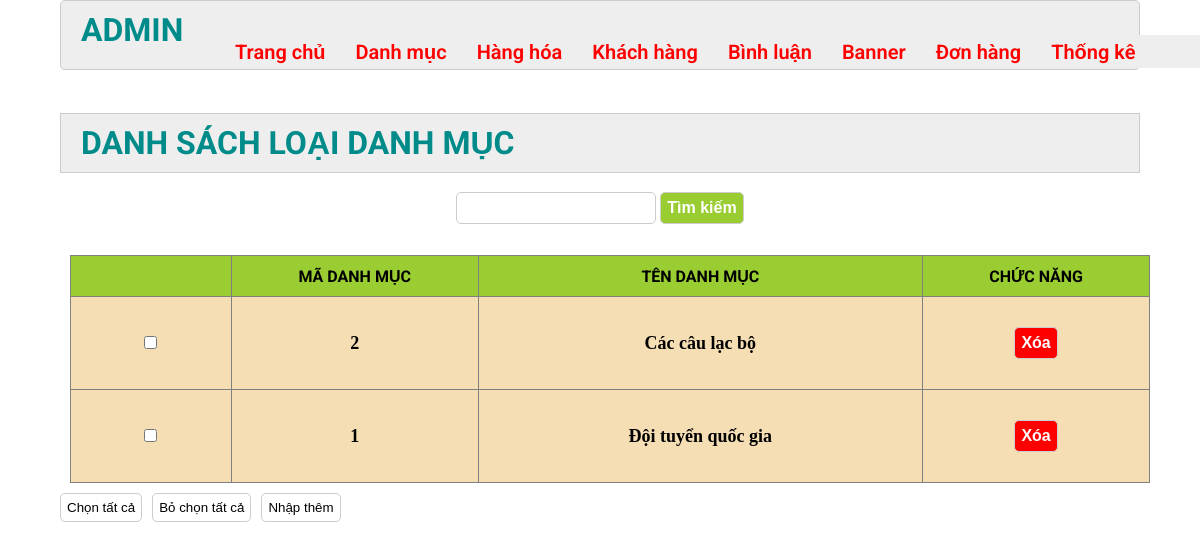
The page /admin/index.php?act=loaihang on the database its author committed.
### tables this page shows
CREATE TABLE `danhmuc` (
  `id` int(11) NOT NULL,
  `name` varchar(255) NOT NULL
);

### model/pdo.php (called while the page is built, shortened)
<?php
function pdo_get_connection(){
    $servername = "localhost";
    $username = "root";
    $password = "";
    try {
        $conn = new PDO("mysql:host=$servername;dbname=duan1", $username, $password);
        $conn->setAttribute(PDO::ATTR_ERRMODE, PDO::ERRMODE_EXCEPTION);
        return $conn;
    } catch(PDOException $e) {
        echo "Connection failed: " . $e->getMessage();
    }
}
function pdo_query($sql){
    $sql_args=array_slice(func_get_args(),1);
    try{
        $conn=pdo_get_connection();
        $stmt=$conn->prepare($sql);
        $stmt->execute($sql_args);
        $rows=$stmt->fetchAll();
        return $rows;
    }
    catch(PDOException $e){
        throw $e;
    }
    finally{
        unset($conn);
    }
}
?>

### model/danhmuc.php (called while the page is built, shortened)
<?php
function loadall_danhmuc($keywdm = ""){
    $sql = "SELECT * FROM danhmuc WHERE 1";
    $sql .= " order by id desc";
    $listdanhmuc=pdo_query($sql);
    return  $listdanhmuc;
}

### admin/danhmuc/list.php (the view, shortened to what this page needs)
<div class="row2">
  <div class="row2 font_title">
    <h1>DANH SÁCH LOẠI DANH MỤC</h1>
  </div>
  <div class="row2 form_content ">
    <form action="#" method="POST">
      <div class="row2 mb10 formds_loai">
        <br><div class="form2">
        <form action="index.php?act=loaihang" method="post">
          <input type="text" name="keywdm">
          <input type="submit" name="timkiemdm" value="Tìm kiếm">
        </form>
        </div>
      <br>
        <table border="1">
          <tr>
            <th style="padding: 20px 10px 20px 10px;"></th>
            <th>MÃ DANH MỤC</th>
            <th>TÊN DANH MỤC</th>
            <th>CHỨC NĂNG</th>
          </tr>
          <?php foreach ($list_danhmuc as $danhmuc) {
            extract($danhmuc); ?>
            <tr>
              <td><input type="checkbox" name="" id=""></td>
              <td><?php echo $id; ?></td>
              <td><?php echo $name; ?></td>
              <td>
                <a onclick="return confirm('Bạn có muốn xóa?')" href="index.php?act=xoadm&iddm=<?php echo $id;?>"><input type="button" value="Xóa" name="xoadm"></a>
              </td>
            </tr>
          <?php } ?>
        </table>
      </div>
      <div class="row mb10 ">
        <input class="mr20" type="button" value="Chọn tất cả">
        <input class="mr20" type="button" value="Bỏ chọn tất cả">
        <a href="index.php?act=addlh"><input class="mr20" type="button" value="Nhập thêm"></a>
      </div>
    </form>
  </div>
</div>
</div>

### css/admin.css (style rules this page uses)
:root { --white-color: #fff; --black-color: #000; --text-color: #333; }
* { margin: 0; padding: 0; box-sizing: border-box; }
body { font-family: 'Roboto', sans-serif; }
.row { display: flex; width: 100%; }
.row2 { float: left; width: 100%; }
.mb10 { margin-bottom: 10px; }
form { text-align: center; }
.form_account input[type="email"], .form_account input[type="text"], .form_account input[type="password"], .form_content input[type="text"] { width: 100%; border: 1px solid #ccc; border-radius: 5px; padding: 6px 10px; margin-bottom: 12px; }
.form_account input[type="reset"], .form_account input[type="submit"], .form_content input[type="submit"], .form_content input[type="reset"], .form_content input[type="button"] { padding: 6px; background: white; border: 1px solid #CCC; border-radius: 5px; }
.mr20 { margin-right: 10px; }
.formds_loai table { width: 100%; border-collapse: collapse; background-color: #ccc; padding: 20px; }
.formds_loai table td { padding: 10px 20px; border: 1px #ccc solid; padding: 30px; }

### admin/danhmuc/list.php (style rules this page uses)
th { background-color: yellowgreen !important; }
table td { font-size: 18px; font-weight: 600; font-family: Cambria, Cochin, Georgia, Times, 'Times New Roman', serif; border: 1px solid gray !important ; background-color: wheat; }
table th, table td { border: 1px solid gray ; }
table { position: relative; left: 10px; }
form input { background-color: yellowgreen !important; color: white; font-size: 16px; font-weight: 600; }
form a>input { background-color: red !important; color: white; font-size: 16px; font-weight: 600; }
h1 { color: darkcyan; }
.font_title { margin-top: -50px; background-color: #EEE; border: 1px #CCC solid; color: #666 border-radius: 5px; padding: 10px 20px; }
.form2 input:nth-child(1) { width: 200px; background-color: white !important; color: black; }

### rows shown on the page
danhmuc: id "2", name "Các câu lạc bộ"
danhmuc: id "1", name "Đội tuyển quốc gia"
